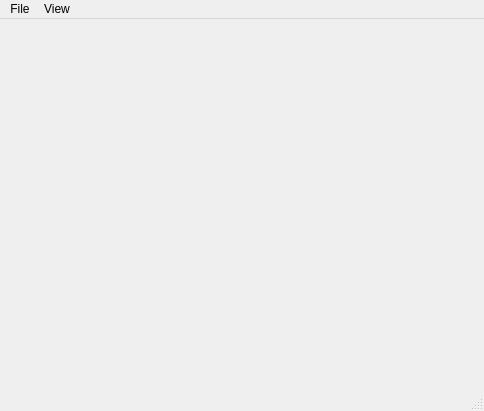
<ui version="4.0" >
 <author></author>
 <comment></comment>
 <exportmacro></exportmacro>
 <class>MainWindow</class>
 <widget class="QMainWindow" name="MainWindow" >
  <property name="geometry" >
   <rect>
    <x>0</x>
    <y>0</y>
    <width>484</width>
    <height>411</height>
   </rect>
  </property>
  <property name="windowTitle" >
   <string>GlutWidget</string>
  </property>
  <property name="windowIcon" >
   <iconset resource="resource.qrc" >:/nuvola/nuvola/application.png</iconset>
  </property>
  <widget class="QWidget" name="centralwidget" >
   <layout class="QGridLayout" >
    <property name="margin" >
     <number>9</number>
    </property>
    <property name="spacing" >
     <number>6</number>
    </property>
   </layout>
  </widget>
  <widget class="QMenuBar" name="menubar" >
   <property name="geometry" >
    <rect>
     <x>0</x>
     <y>0</y>
     <width>484</width>
     <height>29</height>
    </rect>
   </property>
   <widget class="QMenu" name="menuFile" >
    <property name="title" >
     <string>File</string>
    </property>
    <addaction name="actionOpen" />
    <addaction name="actionSave" />
    <addaction name="separator" />
    <addaction name="actionQuit" />
   </widget>
   <widget class="QMenu" name="menuView" >
    <property name="title" >
     <string>View</string>
    </property>
    <addaction name="actionFullscreen" />
    <addaction name="actionSnapshot" />
   </widget>
   <addaction name="menuFile" />
   <addaction name="menuView" />
  </widget>
  <widget class="QStatusBar" name="statusbar" >
   <property name="geometry" >
    <rect>
     <x>0</x>
     <y>389</y>
     <width>484</width>
     <height>22</height>
    </rect>
   </property>
  </widget>
  <action name="actionOpen" >
   <property name="icon" >
    <iconset resource="resource.qrc" >:/nuvola/nuvola/fileopen.png</iconset>
   </property>
   <property name="text" >
    <string>Open</string>
   </property>
  </action>
  <action name="actionSave" >
   <property name="icon" >
    <iconset resource="resource.qrc" >:/nuvola/nuvola/filesave.png</iconset>
   </property>
   <property name="text" >
    <string>Save</string>
   </property>
   <property name="shortcut" >
    <string/>
   </property>
  </action>
  <action name="actionQuit" >
   <property name="icon" >
    <iconset resource="resource.qrc" >:/nuvola/nuvola/exit.png</iconset>
   </property>
   <property name="text" >
    <string>&amp;Quit</string>
   </property>
   <property name="iconText" >
    <string>Quit</string>
   </property>
   <property name="toolTip" >
    <string>Quit</string>
   </property>
   <property name="shortcut" >
    <string/>
   </property>
  </action>
  <action name="actionFullscreen" >
   <property name="icon" >
    <iconset resource="resource.qrc" >:/nuvola/nuvola/view_fullscreen.png</iconset>
   </property>
   <property name="text" >
    <string>Fullscreen</string>
   </property>
  </action>
  <action name="actionSnapshot" >
   <property name="icon" >
    <iconset resource="resource.qrc" >:/nuvola/nuvola/fileexport.png</iconset>
   </property>
   <property name="text" >
    <string>Snapshot</string>
   </property>
  </action>
 </widget>
 <pixmapfunction></pixmapfunction>
 <resources>
  <include location="resource" />
  <include location="resource.qrc" />
 </resources>
 <connections/>
</ui>
